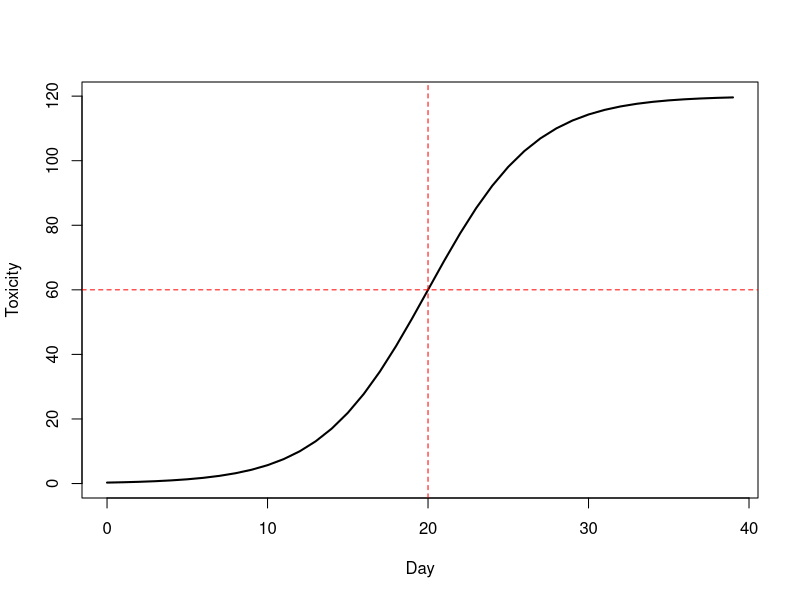
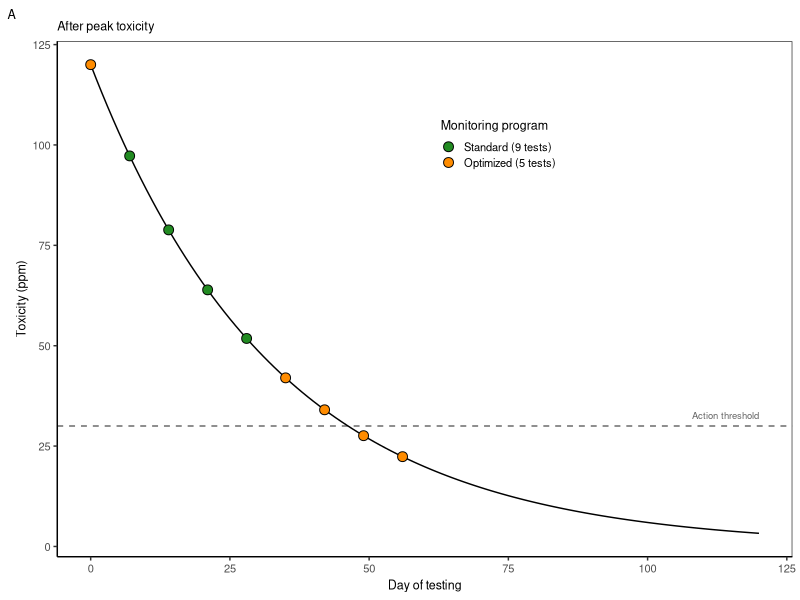
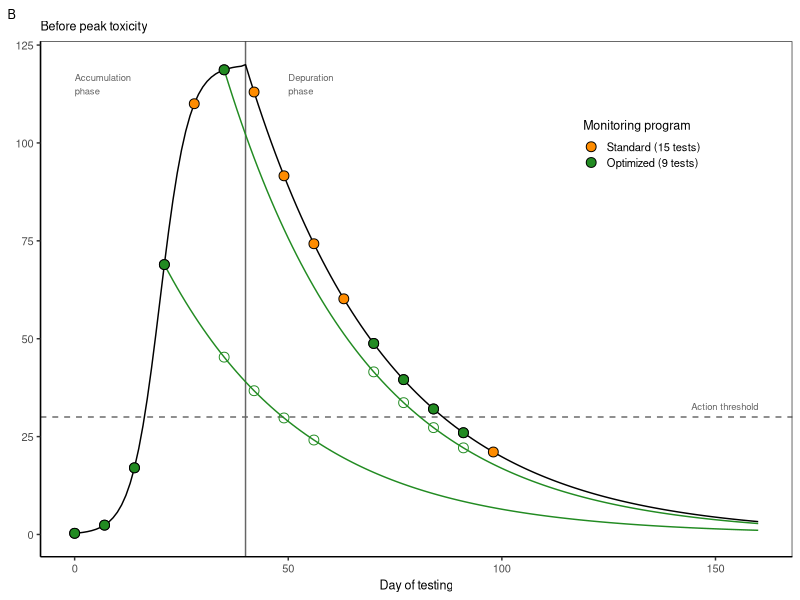
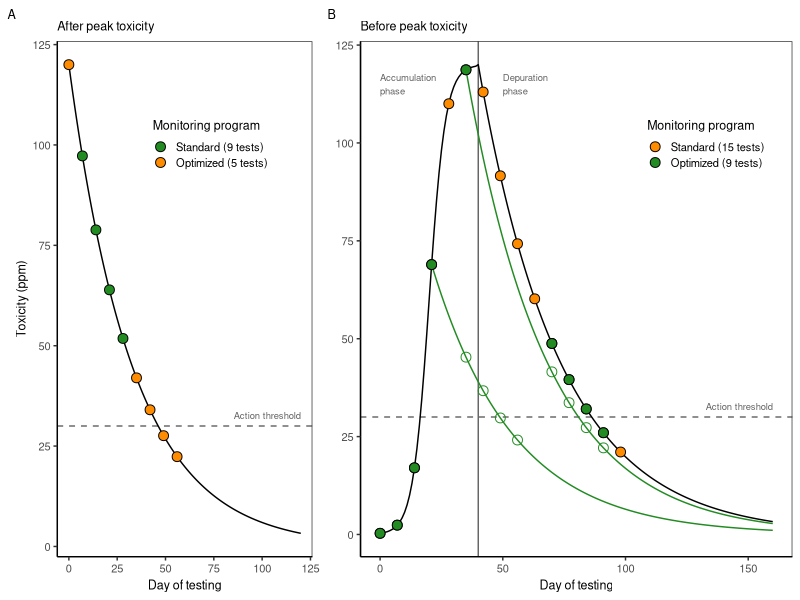

Write the R code that produced these figures, in order. (Note: this script raises an error after producing the figures.)

# Clear workspace
rm(list = ls())

# Setup
################################################################################

# Packages
library(tidyverse)

# Directories
indir <- "data/raw"
outdir <- "data/processed"
plotdir <- "figures"


# Build data
################################################################################

# Decay params
n0 <- 120
k <- -0.03

# Timeline
days <- 0:120
toxs <- n0*exp(k*days)
data <- tibble(day=days,
               toxicity=toxs)

# Sampling scheme
samp <- data %>% 
  slice(seq(1, nrow(data), 7)) %>% 
  # Remove ones after two clean tests
  filter(day<=60) %>% 
  # Mark 
  mutate(program=ifelse(day %in% c(0, 35, 42, 49, 56), "Optimized (5 tests)", "Standard (9 tests)"),
         program=factor(program, levels=c("Standard (9 tests)", "Optimized (5 tests)")))


# Build data for second example
################################################################################

# Parameters
K <- 120        # Asymptote
t50 <- 20       # Day at which curve reaches half of K
s <- 0.3        # Steepness (adjust to taste)
ndays <- 40

# Logistic function with t50
sigmoid <- function(t, K, t50, s) {
  K / (1 + exp(-s * (t - t50)))
}

# Simulate
t <- 0:(ndays - 1)
N <- sigmoid(t, K, t50, s)

# Dataframe
df <- data.frame(phase="Deputation", 
                 day = t, 
                 toxicity = N)

# Plot
plot(df$day, df$toxicity, type = "l", lwd = 2,
     xlab = "Day", ylab = "Toxicity")
abline(h = K/2, v = t50, lty = 2, col = "red") # show half-point

# Merge
data1 <- data %>% 
  mutate(day=day+ndays,
         phase="Depuration")
data2 <- bind_rows(df, data1)

# Standard Sampling scheme
samp2_std <- data2 %>% 
  slice(seq(1, nrow(data2), 7)) %>% 
  filter(day <= 100) %>% 
  mutate(program="Standard")

# Projection curve 1
n0 <- samp2_std$toxicity[samp2_std$day==21]
days <- 0:140
toxs <- n0*exp(k*days)
proj1 <- tibble(day=days+21,
               toxicity=toxs) %>% 
  filter(day<= max(data2$day))

proj1_pts <- proj1 %>% 
  slice(seq(1, nrow(.), 7)) %>% 
  filter(day %in% c(35, 42, 49, 56))

# Projection curve 2
n0 <- samp2_std$toxicity[samp2_std$day==35]
days <- 0:140
toxs <- n0*exp(k*days)
proj2 <- tibble(day=days+35,
                toxicity=toxs) %>% 
  filter(day<= max(data2$day))

proj2_pts <- proj2 %>% 
  slice(seq(1, nrow(.), 7)) %>% 
  filter(day %in% c(70, 77, 84, 91))

# Optimized sampling
samp2_opt <- samp2_std %>% 
  filter(day %in% c(0, 7, 14, 21, 35, 70, 77, 84, 91)) %>% 
  mutate(program="Optimized")

# Merge
samp2 <- bind_rows(samp2_std, samp2_opt) %>% 
  mutate(program=recode_factor(program, 
                               "Standard"="Standard (15 tests)", 
                               "Optimized"="Optimized (9 tests)"))


# Plot data
################################################################################

# Theme
my_theme <-  theme(axis.text=element_text(size=8),
                   axis.title=element_text(size=9),
                   legend.text=element_text(size=8),
                   legend.title=element_text(size=9),
                   strip.text=element_text(size=8),
                   plot.title=element_text(size=9),
                   plot.tag=element_text(size=9),
                   # Gridlines
                   panel.grid.major = element_blank(), 
                   panel.grid.minor = element_blank(),
                   panel.background = element_blank(), 
                   axis.line = element_line(colour = "black"),
                   # Legend
                   legend.key.size = unit(0.4, "cm"),
                   legend.key = element_rect(fill = NA, color=NA),
                   legend.background = element_rect(fill=alpha('blue', 0)))

# Plot
g1 <- ggplot(data, aes(x=day, y=toxicity)) +
  # Reference line
  geom_hline(yintercept=30, linetype="dashed", color="grey40") +
  annotate(geom="text", x=120, y=30, label="Action threshold", 
           color="grey40", hjust=1, vjust=-1, size=2.4) +
  # Data
  geom_line() +
  geom_point(data=samp, mapping=aes(fill=program), pch=21, size=3) +
  # Labels
  labs(x="Day of testing", y="Toxicity (ppm)", tag="A", title="After peak toxicity") +
  # Legend
  scale_fill_manual(name="Monitoring program", values=c("forestgreen", "darkorange")) +
  # Theme
  theme_bw() + my_theme +
  theme(legend.position = c(0.6, 0.8))
g1

# Plot
g2 <- ggplot(data2, aes(x=day, y=toxicity)) +
  # Phase line
  geom_vline(xintercept=40, color="grey40") +
  annotate(geom="text", x=0, y=115, label="Accumulation\nphase", 
           color="grey40", hjust=0, vjust=0.5, size=2.4) +
  annotate(geom="text", x=50, y=115, label="Depuration\nphase", 
           color="grey40", hjust=0, vjust=0.5, size=2.4) +
  # Reference line
  geom_hline(yintercept=30, linetype="dashed", color="grey40") +
  annotate(geom="text", x=160, y=30, label="Action threshold", 
           color="grey40", hjust=1, vjust=-1, size=2.4) +
  # Data
  geom_line() +
  # Projections
  geom_line(data=proj1, color="forestgreen") +
  geom_line(data=proj2, color="forestgreen") +
  # Sampling points
  geom_point(data=samp2,  mapping=aes(fill=program), pch=21, size=3) +
  geom_point(data=proj1_pts,  color="forestgreen", pch=21, size=3) +
  geom_point(data=proj2_pts,  color="forestgreen", pch=21, size=3) +
  # Labels
  labs(x="Day of testing", y="Toxicity (ppm)", tag="B", title="Before peak toxicity") +
  # Legend
  scale_fill_manual(name="Monitoring program", values=c("darkorange", "forestgreen")) +
  # Theme
  theme_bw() + my_theme +
  theme(axis.title.y=element_blank(),
        legend.position = c(0.8, 0.8))
g2

# Merge
g <- gridExtra::grid.arrange(g1, g2, nrow=1, widths=c(0.4, 0.6))

# Export
ggsave(g, filename=file.path(plotdir, "Fig1_dep_traj_example.png"), 
       width=6.5, height=3, units="in", dpi=600)



# Uptake and depuration schematic
################################################################################

# Plot
g <- ggplot(data2, aes(x=day, y=toxicity)) +
  # Phase line
  geom_vline(xintercept=40, color="grey40", linetype="dotted") +
  annotate(geom="text", x=0, y=115, label="Accumulation\nphase", 
           color="grey40", hjust=0, vjust=0.5, size=2.4) +
  annotate(geom="text", x=50, y=115, label="Depuration\nphase", 
           color="grey40", hjust=0, vjust=0.5, size=2.4) +
  # Reference line
  geom_hline(yintercept=30, linetype="dashed", color="grey40") +
  annotate(geom="text", x=160, y=30, label="Action threshold", 
           color="grey40", hjust=1, vjust=-1, size=2.4) +
  # Data
  geom_line() +
  # Labels
  labs(x="Day of testing", y="Toxicity (ppm)") +
  # Theme
  theme_bw() + my_theme
g


# Export
ggsave(g, filename=file.path(plotdir, "FigSX_dep_traj_simple.png"), 
       width=4.5, height=3, units="in", dpi=600)
